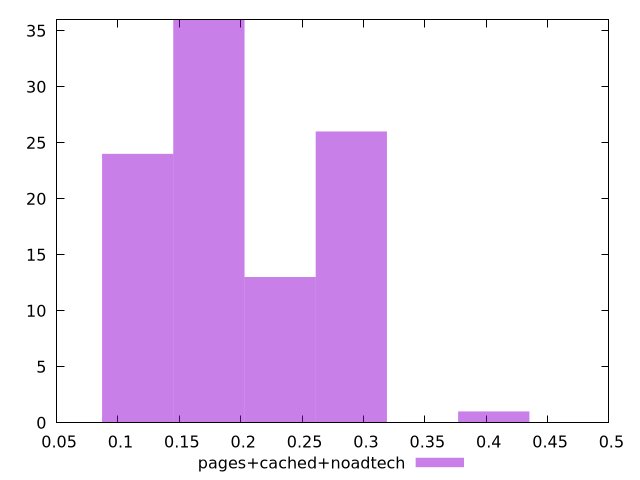

Source code (gnuplot):
$_pagesCachedNoadtech <<EOF
0.17408320890831847 36
0.29013868151386407 26
0.11605547260554563 24
0.23211094521109127 13
0.40619415411940973 1
EOF
set key outside below
set terminal pngcairo
set output "report_00005_2020-11-02T22-26-11.212Z/cumulative-layout-shift/pages+cached+noadtech//raw_hist.png"
set yrange [0:36]
set boxwidth 0.05802773630277282
set style fill transparent solid 0.5 noborder
plot $_pagesCachedNoadtech title "pages+cached+noadtech" with boxes ,
